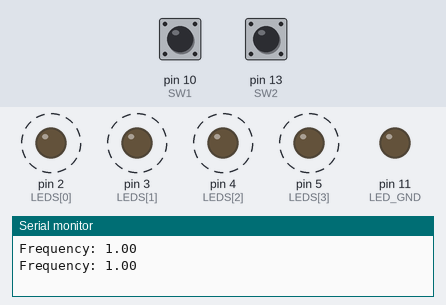
Bench run of a sketch on a simulated Arduino Uno, built with avr-gcc and run on an emulated ATmega328P. Parts: output pins drawn as LEDs (lit = HIGH), the last lines printed to the serial monitor. Dashed ring = blinking. The test bench sets the inputs (shaded band); at power-on: pin 10 (SW1) LOW, pin 13 (SW2) LOW. Pins used as bus, display or sensor lines are not drawn.

Above: at 1.34 s.
1.8 s: pin 10 (SW1) pulled HIGH for 3.2 s
At 1.8 s:
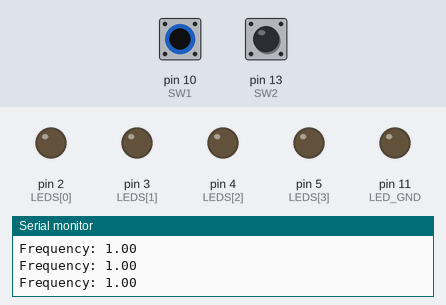
6.5 s: pin 10 (SW1) pulsed HIGH 5 times (0.12 s each, 0.3 s apart)
At 6.51 s:
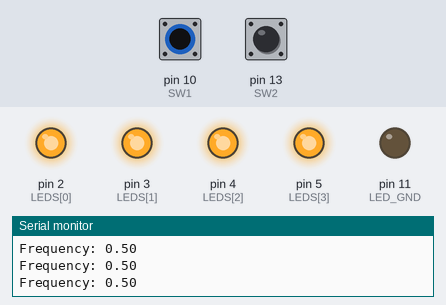
Timing chart, 0 to 17.0 s (numbered marks = the images above; inputs shaded):
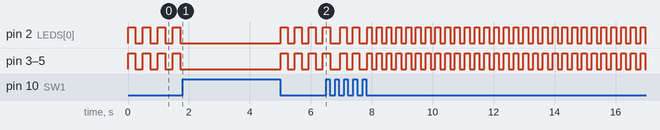

The sketch:

Exam2023Q1.ino
```cpp
#include<Arduino.h>

const uint8_t LED_GND = 11;
const uint8_t SSD_GND = 12;
const uint8_t LEDS[4] = {2, 3, 4, 5};
const uint8_t SW1 = 10;
const uint8_t SW2 = 13;

unsigned int dl = 500;

void setup() {
    Serial.begin(9600);

    pinMode(SW1, INPUT);
    pinMode(SW2, INPUT);
    pinMode(LED_GND, OUTPUT);
    pinMode(SSD_GND, OUTPUT);

    for (uint8_t i = 0; i < sizeof(LEDS)/sizeof(LEDS[0]); i++) {
        pinMode(LEDS[i], OUTPUT);
    }

    digitalWrite(LED_GND, LOW);
    digitalWrite(SSD_GND, HIGH);
}

void loop() {
    if (digitalRead(SW1) == HIGH) {
        while (digitalRead(SW1) == HIGH) {
            delay (50);
        }

        dl = dl * 2;
    }

    if (digitalRead(SW2) == HIGH) {
        while (digitalRead(SW2) == HIGH) {
            delay (50);
        }

        dl = dl / 2;
    }

    blink(dl);

    float freq = 500.0/dl;

    Serial.print("Frequency: ");
    Serial.println((float) freq);
}

void blink(uint8_t d) {
    for (uint8_t i = 0; i < sizeof(LEDS)/sizeof(LEDS[0]); i++) {
        digitalWrite(LEDS[i], HIGH);
    }

    delay(d);

    for (uint8_t i = 0; i < sizeof(LEDS)/sizeof(LEDS[0]); i++) {
        digitalWrite(LEDS[i], LOW);
    }

    delay(d);
}
```
